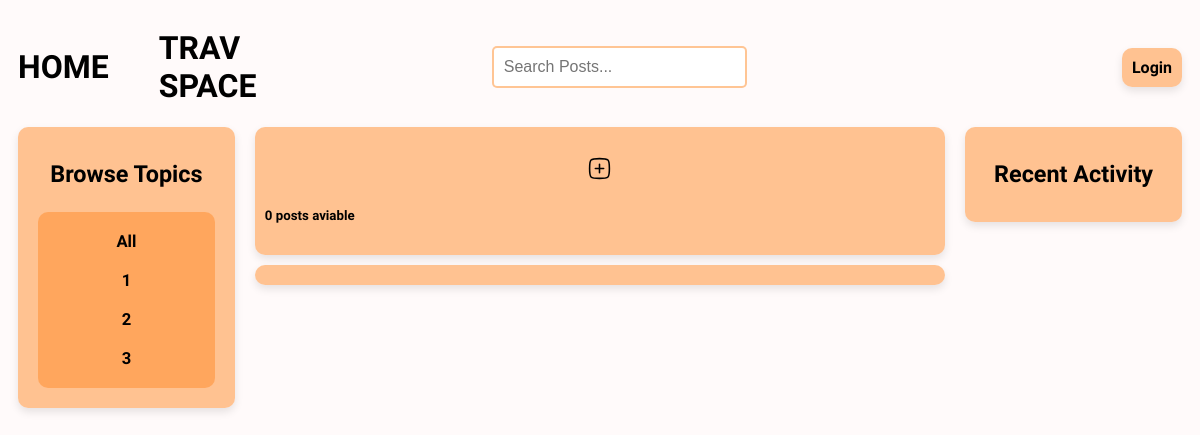
Before: /?q=2 with the older database file.
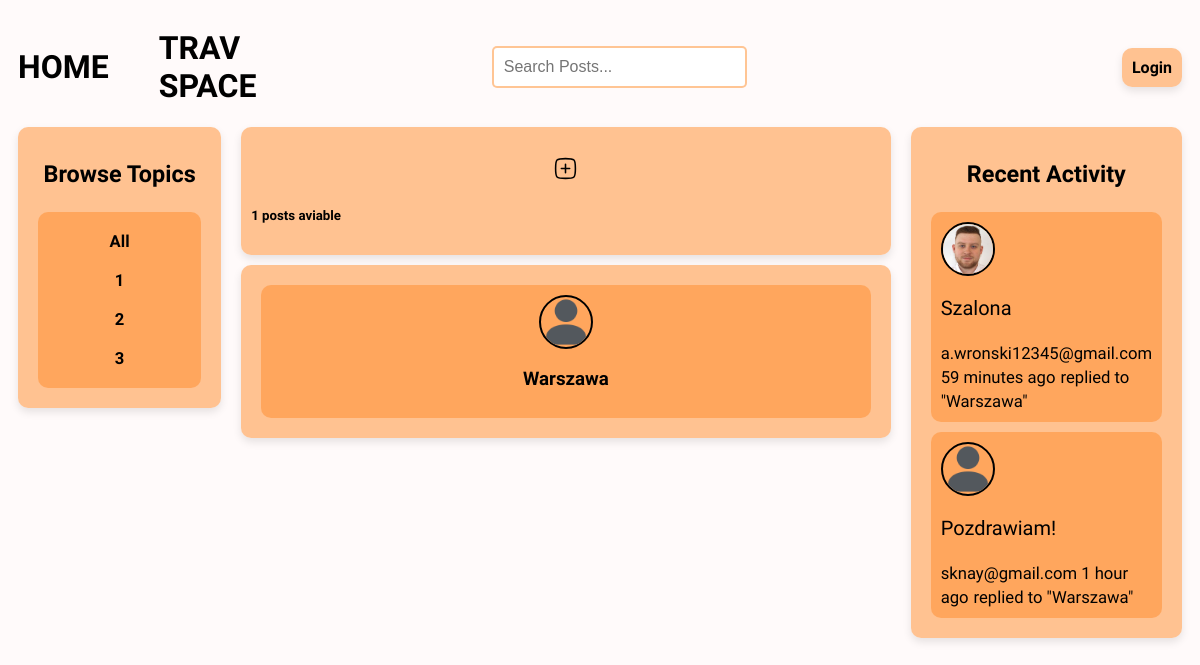
After: the same page with the newer database file.
### base/models.py (models this page shows, shortened)
class Topic(models.Model):
    name = models.CharField(max_length=100)

class Post(models.Model):
    host = models.ForeignKey(User, on_delete=models.SET_NULL, null=True)
    topic = models.ForeignKey(Topic, on_delete=models.SET_NULL, null=True)
    title = models.CharField(max_length=100)
    date_created = models.DateTimeField(auto_now_add=True)
    localisation = models.CharField(max_length=100)
    description = models.TextField(null=True, blank=True)
    participants = models.ManyToManyField(User, related_name='participants', blank=True)
    rate = models.IntegerField()
    image = models.ImageField(upload_to='posts/', blank=True, null=True)
    class Meta:
        ordering = ['-date_created']
    def __str__(self):
        return self.title

class User(AbstractUser):
    name = models.CharField(max_length=100, null=True)
    email = models.EmailField(unique=True)
    bio = models.TextField(null=True, blank=True)
    avatar = models.ImageField(null=True, default='User-avatar.svg.png')
    USERNAME_FIELD = 'email'
    REQUIRED_FIELDS = []

class Comment(models.Model):
    user = models.ForeignKey(User, on_delete=models.CASCADE)
    post = models.ForeignKey(Post, on_delete=models.CASCADE)
    body = models.TextField()
    date_created = models.DateTimeField(auto_now_add=True)
    class Meta:
        ordering = ['-date_created']
    def __str__(self):
        return self.body[0:25]

### base/views.py (the view)
# urls.py: path('', views.home, name='home'),
def home(request):
    q = request.GET.get('q') if request.GET.get('q') != None else ''
    posts = Post.objects.filter(
        Q(topic__name__icontains=q) |
        Q(title__icontains=q) |
        Q(localisation__icontains=q)
        )
    topics = Topic.objects.all()
    post_count = posts.count()
    post_comments = Comment.objects.filter(Q(post__topic__name__icontains=q))
    context = {'posts': posts, 'topics': topics, 'post_count': post_count, 'post_comments': post_comments}
    return render(request, 'base/home.html', context)

### base/templates/base/home.html
{% extends 'main.html' %}
{% block content %}
<div class="home-container">
    <div>
        {% include 'base/components/topics_component.html' %}
    </div>
    <div>
        {% include 'base/components/info_component.html' %}
        {% include 'base/components/feed_component.html' %}
    </div>
    <div>
        {% include 'base/components/activity_component.html' %}
    </div>
</div>
{% endblock %}

### templates/main.html (shortened to what this page needs)
<!DOCTYPE html>
{% load static %}
<html>
    <head>
        <link rel='stylesheet' type='text/css' media='screen' href="{% static 'styles/main.css' %}?v=1.0">
        <link rel='stylesheet' type='text/css' media='screen' href="{% static 'styles/form.css' %}?v=1.0">
        <link rel='stylesheet' type='text/css' media='screen' href="{% static 'styles/searchbar.css' %}?v=1.0">
        <link rel='stylesheet' type='text/css' media='screen' href="{% static 'styles/navbar.css' %}?v=1.0">
        <link rel='stylesheet' type='text/css' media='screen' href="{% static 'styles/post.css' %}?v=1.0">
    </head>
    <body>
        {% include 'navbar.html' %}
        {% block content %}
        {% endblock %}
    </body>
</html>

### templates/navbar.html (shortened to what this page needs)
{% load static %}
<div class="navbar-container">
    <div style="display: flex; align-items: center;">
        <a href="/" style="margin-right: 20px; margin-left: 10px;">
            <h1>HOME</h1>
        </a>
            <h1>TRAV SPACE</h1>
    </div>
    {% include 'searchbar.html' %}
    <div class="navbar-container-right">
        {% if request.user.is_authenticated %}
        <div class="dropdown">
            <div class="navbar-avatar">
                <a href="{% url 'user_profile' request.user.username %}"><img src="{{ request.user.avatar.url }}"/></a>
            </div>
            <div class="dropdown-content">
                <div class="edit-user-button">
                    <a href="{% url 'edit_user' %}">Edit Profile</a>
                </div>
                <div class="logout-button" style="margin-top: 10px;">
                    <a href="{% url 'logout' %}">Logout</a>
                </div>
            </div>
        </div>
        {% else %}
        <div class="login-button">
            <a href="{% url 'login' %}">Login</a>
        </div>
        {% endif %}
    </div>
</div>

### templates/searchbar.html
<div class="searchbar">
    <form method="GET" action="{% url 'home' %}">
        <input type="text" name="q" placeholder="Search Posts...">
    </form>
</div>

### base/templates/base/components/topics_component.html
<div class="browse-topic-container">
    <h3 class="browse-title-container">Browse Topics</h3>
    <div class="browse-topic-container-topics">
        <div>
            <h5><a href="{% url 'home' %}">All</a></h5>
        </div>
        {% for topic in topics %}
            <div class="browse-topic-name">
                <a href="{% url 'home' %}?q={{topic.name}}" class="browse-topic-name">
                    <h5>{{topic.name}}</h5>
                </a>
            </div>
        {% endfor %}
    </div>
</div>

### base/templates/base/components/info_component.html
<div class="info-up">
    <h3><a href="{% url 'create_post' %}"><img src="static/images/add-square-stroke-rounded.svg" alt="add_post"/></a></h3>
    <h5>{{post_count}} posts aviable</h5>
</div>

### base/templates/base/components/feed_component.html (shortened to what this page needs)
{% load static %}
<div class="feed-container">
    {% for post in posts %}
        <div class="post-feed-container" id="post_feed_container">
            <div class="avatar">
                <img src="{{post.host.avatar.url}}" />
            </div>
            <h3><a href="{% url 'post' post.id %}">{{post.title}}</a></h3>
        </div>
    {% endfor %}
</div>

### base/templates/base/components/activity_component.html (shortened to what this page needs)
<div class="activity-container">
    <h3>Recent Activity</h3>
    {% for comment in post_comments %}
        <div class="activity-container-comment">
            <div class="avatar">
                <img src="{{comment.user.avatar.url}}" />
            </div>
            <p>{{comment}}</p>
            <small><a href="{% url 'user_profile' comment.user.username %}">{{comment.user}}</a> {{comment.date_created|timesince}} ago</small>
            <small>replied to "{{comment.post}}"</small>
        </div>
    {% endfor %}
</div>

### static/styles/main.css (style rules this page uses)
body { background-color: #FFFAFA; font-family: 'Source Sans 3', sans-serif; }
a { text-decoration: none; color: black; }
.home-container { display: grid; grid-template-columns: 1fr 3fr 1fr; }
.info-up { background-color: rgba(255, 139, 43, 0.5); margin-left: 10px; margin-bottom: 10px; margin-right: 10px; border-radius: 10px; padding: 10px; box-shadow: 0 4px 8px rgba(0, 0, 0, 0.1); }
.info-up h3 { text-align: center; }
.browse-topic-container { background-color: rgba(255, 139, 43, 0.5); margin-left: 10px; margin-right: 10px; border-radius: 10px; padding: 10px; font-size: 20px; box-shadow: 0 4px 8px rgba(0, 0, 0, 0.1); }
.browse-topic-name { display: flex; justify-content: center; text-align: center; }
.browse-topic-container h3 { text-align: center; }
.browse-topic-container h5 { text-align: center; margin: 10px; }
.browse-topic-container-topics { background-color: rgba(255, 139, 43, 0.5); margin: 10px; border-radius: 10px; padding: 10px; }
.feed-container { background-color: rgba(255, 139, 43, 0.5); margin-left: 10px; margin-right: 10px; border-radius: 10px; padding: 10px; box-shadow: 0 4px 8px rgba(0, 0, 0, 0.1); }
.post-feed-container { background-color: rgba(255, 139, 43, 0.5); margin-left: 10px; margin-right: 10px; border-radius: 10px; padding: 10px; margin: 10px; display: flex; flex-direction: column; align-items: center; }
.activity-container { background-color: rgba(255, 139, 43, 0.5); margin-right: 10px; margin-left: 10px; border-radius: 10px; padding: 10px; font-size: 20px; box-shadow: 0 4px 8px rgba(0, 0, 0, 0.1); }
.activity-container h3 { text-align: center; }
.activity-container a { text-align: center; }
.activity-container-comment { background-color: rgba(255, 139, 43, 0.5); margin: 10px; border-radius: 10px; padding: 10px; }
.avatar img { vertical-align: middle; width: 50px; height: 50px; border-radius: 50%; border: 2px solid black; }

### static/styles/searchbar.css (style rules this page uses)
.searchbar { display: flex; justify-content: center; align-items: center; margin: 20px 0; }
.searchbar input[type="text"] { width: 100%; padding: 10px; border: 2px solid rgba(255, 139, 43, 0.5); border-radius: 5px; font-size: 16px; transition: background-color 0.3s, border-color 0.3s; }

### static/styles/navbar.css (style rules this page uses)
.navbar-container { display: grid; grid-template-columns: 1fr 3fr 1fr; align-items: center; }
.navbar-container-right { display: flex; align-items: right; margin-left: auto; }
.edit-user-button, .login-button, .logout-button, .username-profile-button { background-color: rgba(255, 139, 43, 0.5); display: flex; justify-content: space-between; align-items: left; border-radius: 10px; padding: 10px; margin-left: 10px; margin-right: 10px; font-weight: bold; box-shadow: 0 4px 8px rgba(0, 0, 0, 0.1); }
.edit-user-button a, .login-button a, .logout-button a, .username-profile-button a { width: 100%; height: 100%; }

Changed rows visible on the page:
added Post: host.avatar (picture), title "Warszawa"
added Comment: user.avatar (picture), body "Szalona", user "a.wronski12345@gmail.com", date_created "59 minutes", post "Warszawa"
added Comment: user.avatar (picture), body "Pozdrawiam!", user "sknay@gmail.com", date_created "1 hour", post "Warszawa"
Other visible differences:
{{ post_count }}: "0" → "1"
